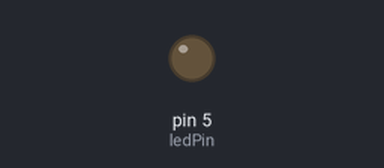
A sketch run on a simulated Arduino Uno, built with avr-gcc and run on an emulated ATmega328P. On the bench: output pins drawn as LEDs (lit = HIGH).

Above: at 0.05 s.
At 2.1 s:
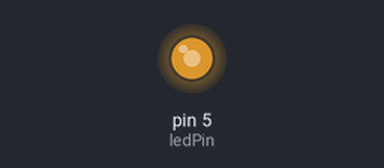
Timing chart, 0 to 5.6 s (numbered marks = the images above):
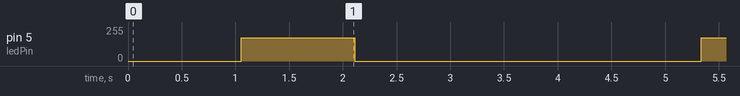

The sketch:

arduino_smoothly_blinking_light_nov4a.ino
```cpp
int ledPin = 5;

void setup() {
  pinMode(ledPin, OUTPUT);
}

void loop() {
  breath(ledPin,6);
  delay(250);
  breath(ledPin, 3);
  delay(250);
  breath(ledPin,1);
  delay(250);
}

void breath(int ledPin, int delayMs){
  for(int i=0; i<=175; i++){
    analogWrite(ledPin, i);
    delay(delayMs);
  }
  for(int i=175; i>=0; i--){
    analogWrite(ledPin, i);
    delay(delayMs);
  }
}
```

Measured:
- by itself, pin 5 (ledPin): alternates 175/255 for 1.1 s and 0/255 for 3.2 s
